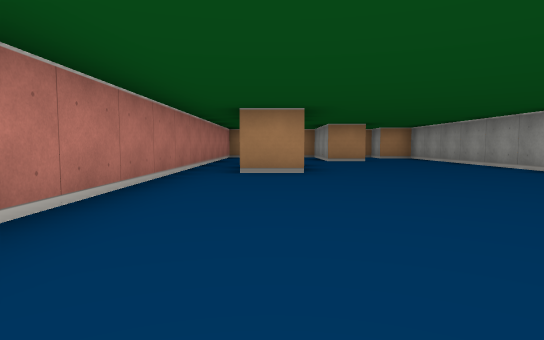
[1] (above)

15 first-person views from a walk through a cub3D level. The camera is about half as high as the walls, tilts 4° down and sees 75° across. The floor is counted in squares. Each view is taken from the middle of a square. On the plan, view 1 faces up. The plan holds only what a view shows up to about 9 squares ahead; the rest is blank. The place goes on beyond the plan.

[2]
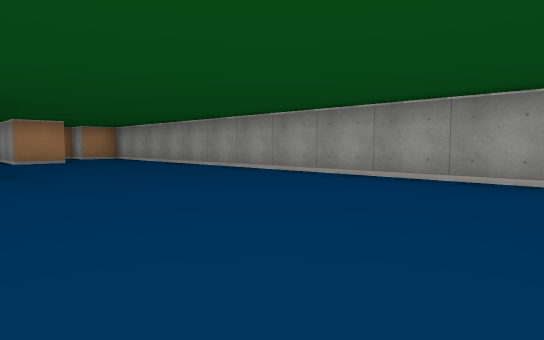

[3]
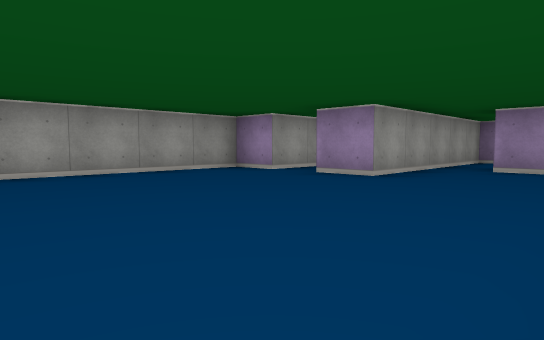

[4]
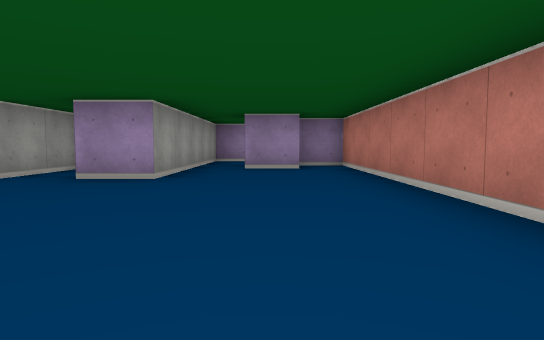

[5]
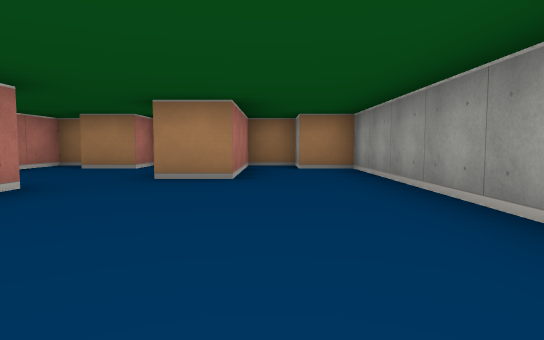

[6]
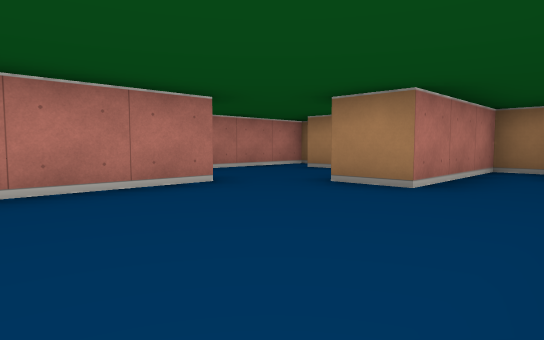

[7]
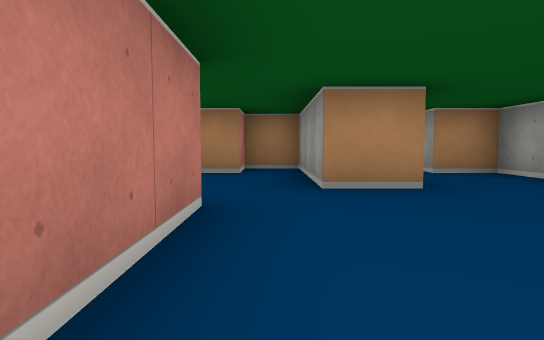

[8]
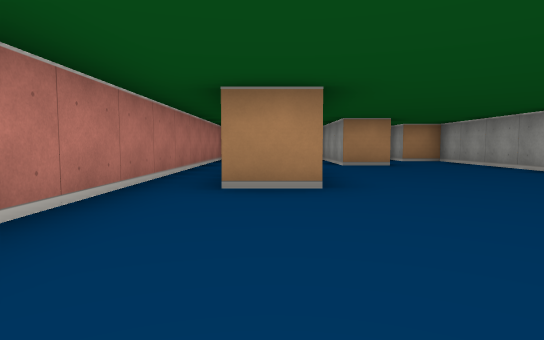

[9]
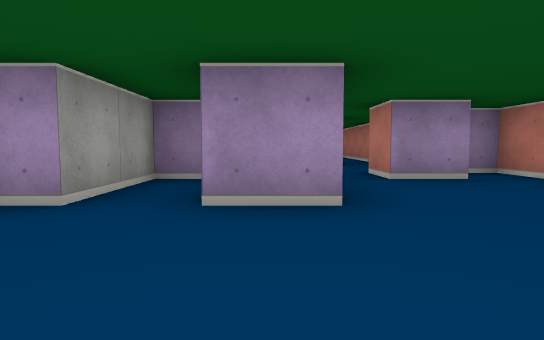

[10]
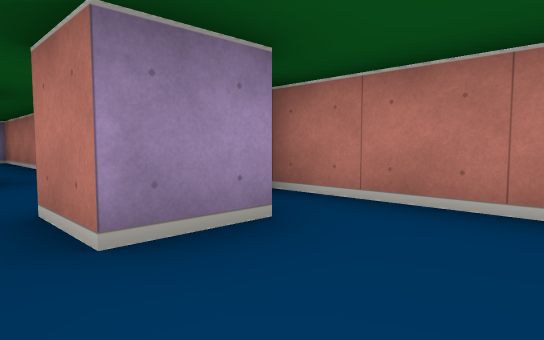

[11]
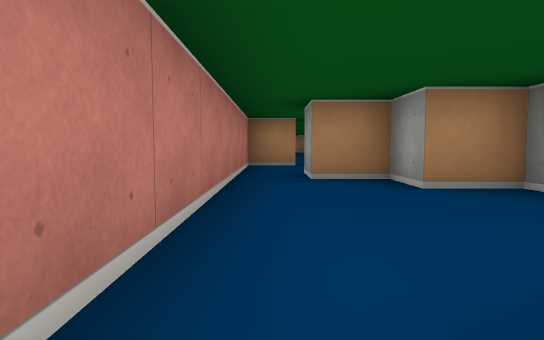

[12]
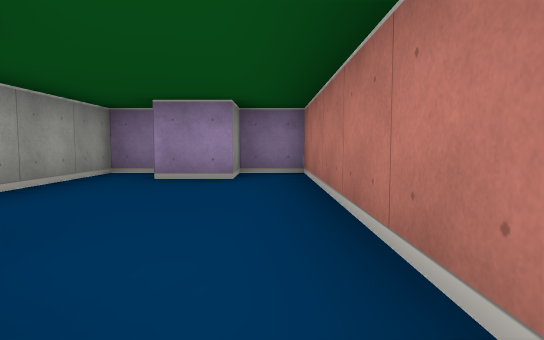

[13]
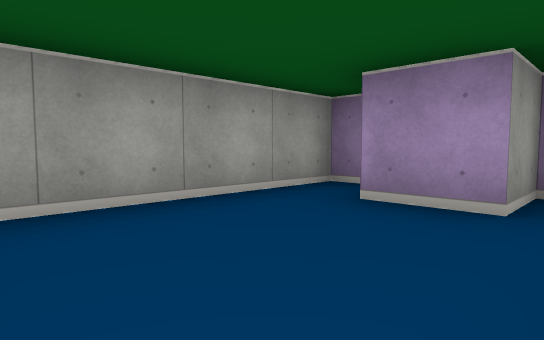

[14]
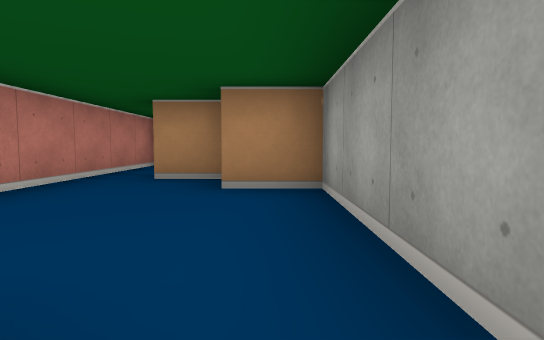

[15]
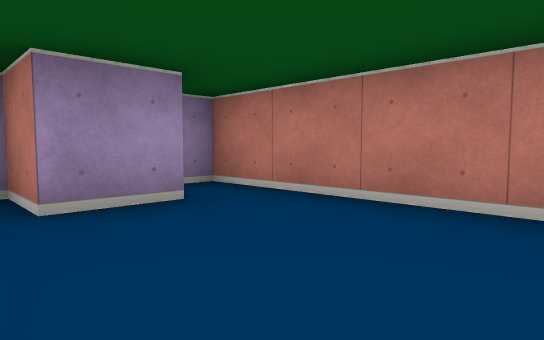

### Floor plan
Ten units are one square. View 1 is at (0, 0); x grows to the right and y downward. Boxes are objects, and circles mark ways between rooms. Rooms are numbered by the first view taken in them; rooms with no view inside come last. Other rooms are left out.
<svg viewBox="-20 -130 70 250">
<path fill="none" stroke="#000" d="M6 -55 -5 -55M5 -85 5 -64M15 25 15 5 25 5M-6 25 5 25M29 25 35 25 35 5 45 5 45 -115 35 -115 35 -125 25 -125 25 -95 15 -95 15 -125 5 -125 5 -115 -5 -115M-10 -125 -15 -125 -15 35 -5 35M-5 55 -5 115 5 115 5 105 15 105 15 115 25 115 25 75 15 75 15 65 5 65 5 55M5 25 5 35 -5 35 -5 55M15 55 15 25"/>
<circle cx="10" cy="30" r="3" fill="#2a7"/>
<circle cx="0" cy="60" r="3" fill="#2a7"/>
<text x="10" y="-50">1</text>
<text x="10" y="90">2</text>
<text x="10" y="40">3</text>
</svg>
Room 1 opens to room 3. Room 2 opens to room 3.

Where each view was taken, in squares from view 1:
view 1: 0 up, 0 right, facing up
view 2: 0 up, 0 right, facing up-right
view 3: 4 up, 1 left, facing down-right
view 4: 4 up, 0 right, facing down
view 5: 5 up, 3 right, facing up
view 6: 6 up, 4 right, facing up-left
view 7: 6 up, 1 right, facing up
view 8: 2 up, 0 right, facing up
view 9: 2 up, 2 right, facing down
view 10: 1 down, 1 right, facing down-left
view 11: 11 down, 0 right, facing up
view 12: 6 down, 0 right, facing down
view 13: 8 down, 0 right, facing down-right
view 14: 11 down, 2 right, facing up
view 15: 8 down, 2 right, facing down-left
